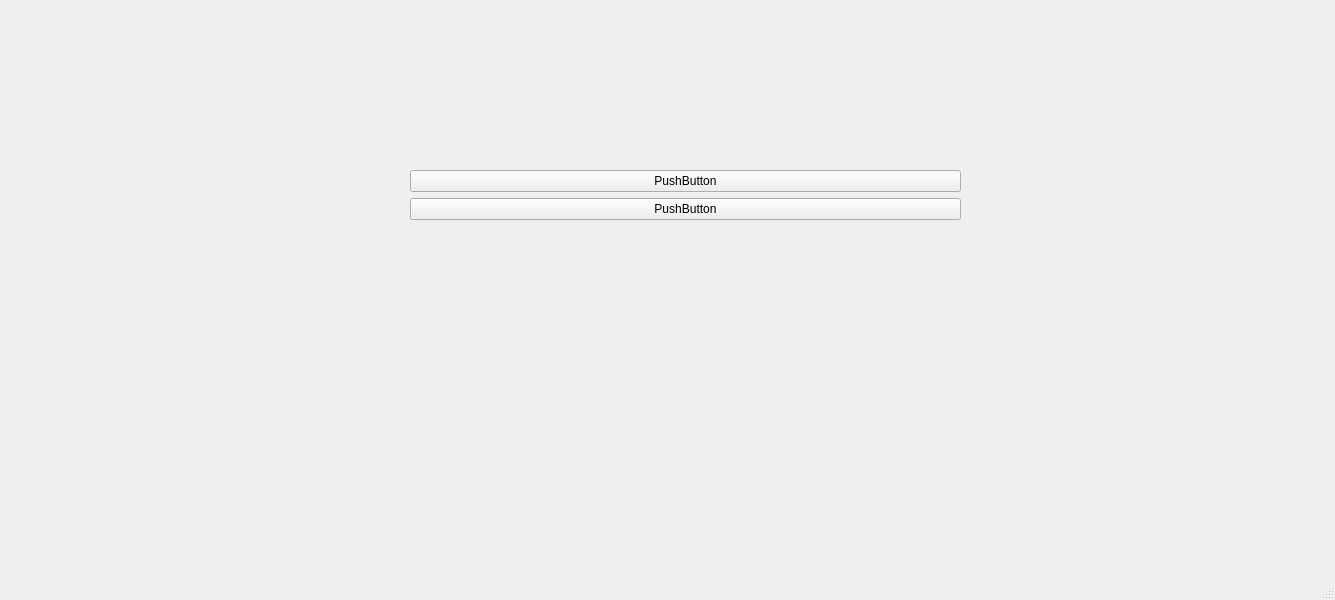
<?xml version="1.0" encoding="UTF-8"?>
<ui version="4.0">
 <class>MainWindow</class>
 <widget class="QMainWindow" name="MainWindow">
  <property name="geometry">
   <rect>
    <x>0</x>
    <y>0</y>
    <width>1335</width>
    <height>600</height>
   </rect>
  </property>
  <property name="windowTitle">
   <string>MainWindow</string>
  </property>
  <widget class="QWidget" name="centralwidget">
   <property name="layoutDirection">
    <enum>Qt::LayoutDirection::LeftToRight</enum>
   </property>
   <property name="autoFillBackground">
    <bool>false</bool>
   </property>
   <widget class="QWidget" name="verticalLayoutWidget">
    <property name="geometry">
     <rect>
      <x>410</x>
      <y>170</y>
      <width>551</width>
      <height>211</height>
     </rect>
    </property>
    <layout class="QVBoxLayout" name="verticalLayout">
     <property name="sizeConstraint">
      <enum>QLayout::SizeConstraint::SetMaximumSize</enum>
     </property>
     <item>
      <widget class="QPushButton" name="pushButton_2">
       <property name="layoutDirection">
        <enum>Qt::LayoutDirection::LeftToRight</enum>
       </property>
       <property name="text">
        <string>PushButton</string>
       </property>
      </widget>
     </item>
     <item>
      <widget class="QPushButton" name="pushButton">
       <property name="text">
        <string>PushButton</string>
       </property>
      </widget>
     </item>
    </layout>
   </widget>
  </widget>
  <widget class="QMenuBar" name="menubar">
   <property name="geometry">
    <rect>
     <x>0</x>
     <y>0</y>
     <width>1335</width>
     <height>25</height>
    </rect>
   </property>
  </widget>
  <widget class="QStatusBar" name="statusbar"/>
 </widget>
 <resources/>
 <connections/>
</ui>
